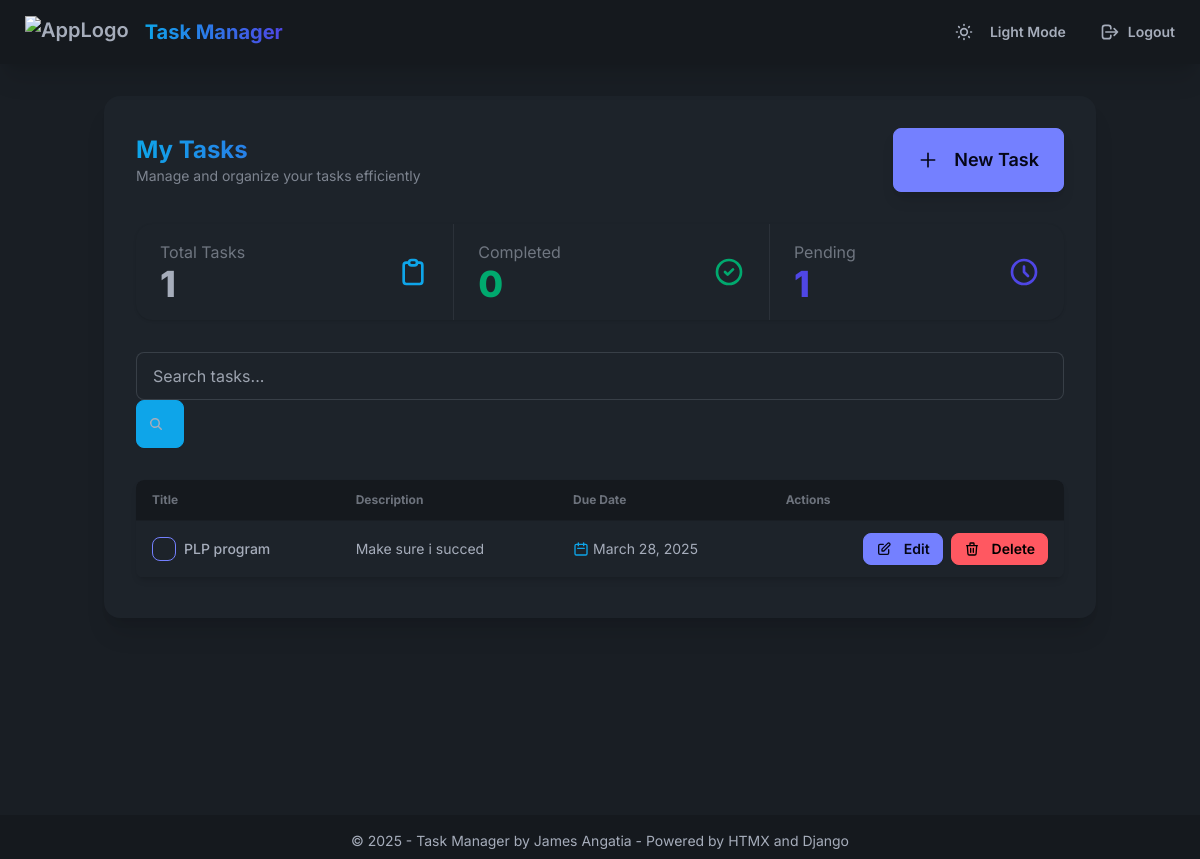
Page / (signed in) on the committed database.
### tasks/models.py (models this page shows, shortened)
class Task(models.Model):
    title = models.CharField(max_length=200,unique=True)
    description = models.TextField(blank=True)
    created_at = models.DateTimeField(auto_now_add=True)
    due_date = models.DateTimeField(null=True, blank=True)
    completed = models.BooleanField(default=False)
    user = models.ForeignKey(User, on_delete=models.CASCADE, related_name='tasks')
    class Meta:
        unique_together = ('user','title')

### tasks/views.py (the view)
# urls.py: path('', views.index, name='index'),
def index(request):
    if request.user.is_authenticated:
        tasks = request.user.tasks.all()
        completed_count = tasks.filter(completed=True).count()
        pending_count = tasks.filter(completed=False).count()
        context = {
            'tasks': tasks,
            'form': TaskForm(),
            'completed_count': completed_count,
            'pending_count': pending_count
        }
        return render(request, 'tasks/task.html', context)
    else:
        return render(request, 'tasks/welcome.html')

### tasks/forms.py (shortened to what this page needs)
class TaskForm(forms.ModelForm):
    title = forms.CharField(
                                widget=forms.TextInput(attrs={
                                'class': 'input input-bordered w-full',
                                'placeholder': 'Task Name',}),
                                required = True
                            )
    description = forms.CharField(
                                    widget=forms.Textarea(attrs={
                                    'class': 'textarea textarea-bordered w-full',
                                    'placeholder': 'Task Description',}),
                                    required = False
                                )
    due_date = forms.DateField(
                                widget=forms.DateInput(attrs={
                                'class': 'input input-bordered w-full',
                                'type': 'date',}),
                                required = True
                            )
    class Meta:
        model = Task
        fields = ['title', 'description', 'due_date']
        widgets = {
            'due_date': forms.DateInput(attrs={'type': 'date'})
        }

### tasks/templates/tasks/task.html (shortened to what this page needs)
{% extends 'base.html' %}
{% block content %}
<div class="min-h-[80vh]">
    <div class="card bg-base-100 shadow-xl">
        <div class="card-body">
            <div class="flex flex-col sm:flex-row justify-between items-center mb-6 gap-4">
                <div>
                    <h2 class="card-title text-2xl gradient-text font-bold">My Tasks</h2>
                    <p class="text-sm opacity-70">Manage and organize your tasks efficiently</p>
                </div>
                <button class="btn btn-primary btn-md sm:btn-lg shadow-lg hover:shadow-xl transition-all w-full sm:w-auto" onclick="task_modal.showModal()">
                    <svg xmlns="http://www.w3.org/2000/svg" class="h-5 w-5 mr-2" fill="none" viewBox="0 0 24 24" stroke="currentColor">
                        <path stroke-linecap="round" stroke-linejoin="round" stroke-width="2" d="M12 4v16m8-8H4" />
                    </svg>
                    New Task
                </button>
            </div>
            {% include 'tasks/partials/stats.html' %}
            <div class="form-control mb-6">
                <div class="input-group">
                    <input
                        type="text"
                        name="search"
                        placeholder="Search tasks..."
                        class="input input-bordered w-full focus:ring-2 focus:ring-primary/40"
                        hx-get="{% url 'tasks:search_task' %}"
                        hx-trigger="keyup delay:500ms, search"
                        hx-target="#task-list"
                        hx-indicator="#spinner"
                        hx-on::before-request="document.getElementById('task-list').style.opacity = 0.4;"
                        hx-on::after-request="document.getElementById('task-list').style.opacity = 1.0;"
                    >
                    <button class="btn btn-square bg-primary border-primary hover:bg-primary-focus hover:border-primary-focus">
                        <span id="search-icon">
                            <svg
                                xmlns="http://www.w3.org/2000/svg"
                                viewBox="0 0 16 16"
                                fill="currentColor"
                                class="h-4 w-4">
                                <path
                                fill-rule="evenodd"
                                d="M9.965 11.026a5 5 0 1 1 1.06-1.06l2.755 2.754a.75.75 0 1 1-1.06 1.06l-2.755-2.754ZM10.5 7a3.5 3.5 0 1 1-7 0 3.5 3.5 0 0 1 7 0Z"
                                clip-rule="evenodd" />
                            </svg>
                        </span>
                    </button>
                </div>
            </div>
            <div class="task-container rounded-lg">
                {% include 'tasks/partials/task-list.html' %}
            </div>
        </div>
    </div>
</div>
{% endblock %}

### tasks/templates/tasks/partials/task-row.html (shortened to what this page needs)
<tr data-task-id="{{ task.id }}" class="hover:bg-base-200">
    <td>
        <div class="flex items-center gap-2">
            <input type="checkbox" class="checkbox checkbox-primary"
                hx-post="{% url 'tasks:toggle_complete' task.id %}"
                hx-target="#task-list"
                hx-swap="innerHTML">
            <span class="font-medium {% if task.completed %}line-through text-gray-500{% endif %}">{{ task.title }}</span>
        </div>
    </td>
    <td class="{% if task.completed %}line-through text-gray-500{% endif %} hidden md:table-cell">
        <div class="truncate max-w-xs">
            {{ task.description|default:"No description" }}
        </div>
    </td>
    <td class="{% if task.completed %}line-through text-gray-500{% endif %} hidden sm:table-cell">
        <div class="flex items-center">
            <svg xmlns="http://www.w3.org/2000/svg" class="h-4 w-4 mr-1 text-primary" fill="none" viewBox="0 0 24 24" stroke="currentColor">
                <path stroke-linecap="round" stroke-linejoin="round" stroke-width="2" d="M8 7V3m8 4V3m-9 8h10M5 21h14a2 2 0 002-2V7a2 2 0 00-2-2H5a2 2 0 00-2 2v12a2 2 0 002 2z" />
            </svg>
            {{ task.due_date|date:"F d, Y" }}
        </div>
    </td>
    <td>
        <div class="flex gap-2 justify-end">
            <button class="btn btn-primary btn-sm"
                hx-get="{% url 'tasks:update_task' task.id %}"
                hx-target="#edit-task-modal-container">
                <svg xmlns="http://www.w3.org/2000/svg" class="h-4 w-4" fill="none" viewBox="0 0 24 24" stroke="currentColor">
                    <path stroke-linecap="round" stroke-linejoin="round" stroke-width="2" d="M11 5H6a2 2 0 00-2 2v11a2 2 0 002 2h11a2 2 0 002-2v-5m-1.414-9.414a2 2 0 112.828 2.828L11.828 15H9v-2.828l8.586-8.586z" />
                </svg>
                <span class="hidden sm:inline ml-1">Edit</span>
            </button>
            <button class="btn btn-error btn-sm"
                hx-delete="{% url 'tasks:delete_task' task.id %}"
                hx-target="#task-list"
                hx-swap="innerHTML"
                hx-confirm="Are you sure you want to delete this task?">
                <svg xmlns="http://www.w3.org/2000/svg" class="h-4 w-4" fill="none" viewBox="0 0 24 24" stroke="currentColor">
                    <path stroke-linecap="round" stroke-linejoin="round" stroke-width="2" d="M19 7l-.867 12.142A2 2 0 0116.138 21H7.862a2 2 0 01-1.995-1.858L5 7m5 4v6m4-6v6m1-10V4a1 1 0 00-1-1h-4a1 1 0 00-1 1v3M4 7h16" />
                </svg>
                <span class="hidden sm:inline ml-1">Delete</span>
            </button>
        </div>
    </td>
</tr>

### tasks/templates/base.html (style rules this page uses)
body { font-family: 'Inter', sans-serif; }
.btn, .navbar, .card, .alert, .toast, .modal { transition: all 0.2s ease-in-out; }
.gradient-text { color: #0ea5e9; background: linear-gradient(90deg, #0ea5e9 0%, #4f46e5 100%); -webkit-background-clip: text; -webkit-text-fill-color: transparent; background-clip: text; }

### tasks/templates/tasks/partials/task-list.html (style rules this page uses)
@media (min-width: 768px) { .table tbody tr { transition: all 0.2s ease; } }

### tasks/templates/tasks/task.html (style rules this page uses)
.task-container { transition: all 0.3s ease; }
.input-group .input { transition: all 0.2s ease; }

### rows in the picture
Task: title "PLP program", description "Make sure i succed", due_date "March 28, 2025"

### other values in the picture
{{ tasks|length }} "1"
{{ completed_count }} "0"
{{ pending_count }} "1"
